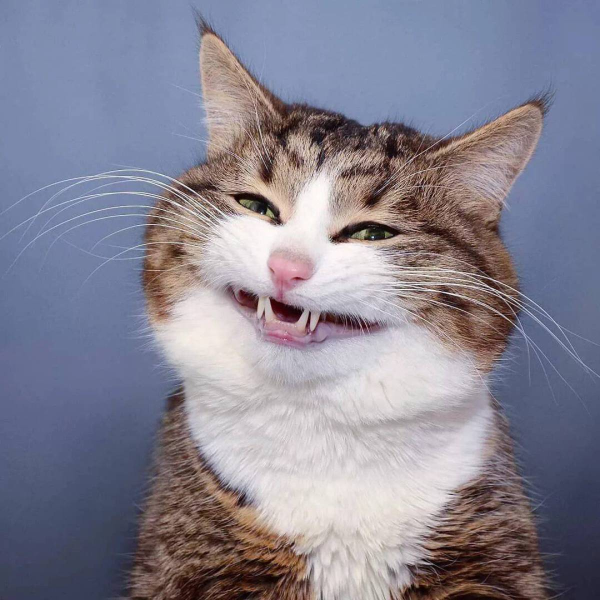
#> input picture cat.jpg, 1200 x 1200 px (shown at 1/2 size)
$ jupyter execute 2.ipynb
#> lines starting #> are read from the running program, lines starting #| are printed output that depends on the picture
[cell 1]
import numpy as np
import cv2

2.2

[cell 2]
class Image:
    def __init__(self, path):
#> called with path = './cat.jpg'
        self.img = cv2.imread(path)
#> self.img is the input picture: shape (1200, 1200, 3); mean B, G, R 146.6, 131.6, 134.1

        # Проверяем, что изображение не менее 1000x800 пикселей
        if self.img.shape[0] < 1000 or self.img.shape[1] < 800:
            print("Изображение должно быть не менее 1000x800 пикселей.")
            exit()

    def show(self):
        cv2.imshow('image', self.img)
        cv2.waitKey(0)
        cv2.destroyAllWindows()

    def evclidean_rotate(self, angle):
        M = cv2.getRotationMatrix2D((self.img.shape[1] / 2.0, self.img.shape[0] / 2.0), angle, 1) #center, angle, scale
        self.img = cv2.warpAffine(self.img, M, (self.img.shape[0], self.img.shape[1]))

    def evclidean_move(self, x, y):
        M = np.float32([[1, 0, x], [0, 1, y]])
        self.img = cv2.warpAffine(self.img, M, (self.img.shape[0], self.img.shape[1]))

    def affine_form(self, scale):

#> called with scale = 1.5
        rows, cols = self.img.shape[:2]
#> rows = 1200; cols = 1200
        src_points = np.float32([[0, 0], [cols - 1, 0], [0, rows - 1]])
#> src_points = [[0, 0], [1199, 0], [0, 1199]]
        dst_points = np.float32( [[0, 0], [int(0.6 * (cols - 1)), 0], [int(0.4 * (cols - 1)), rows]])
#> dst_points = [[0, 0], [719, 0], [479, 1200]]
        affine_matrix = cv2.getAffineTransform(src_points, dst_points)
#> affine_matrix = [[0.6, 0.399, 0], [0, 1, 0]]
        self.img = cv2.warpAffine(self.img, affine_matrix, (cols,rows))
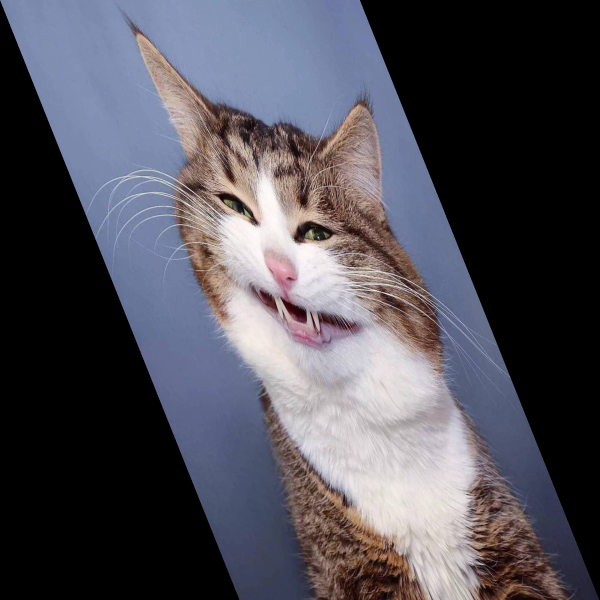
#> self.img: shape (1200, 1200, 3) (shown at 1/2 size); mean B, G, R 87.9, 78.9, 80.5

[cell 3]
path = './cat.jpg'
cat = Image(path)
#cat.evclidean_rotate(45)
#cat.evclidean_rotate(45)
cat.affine_form(1.5)
cat.show()

2.3

[cell 4]
#Affine transformations

2.4

[cell 5]
path = './cat.jpg'
img = cv2.imread(path)

n_rows, n_cols, n_channels = img.shape
print(img.shape)
#| (1200, 1200, 3)
img_top_left = img[0 : int(n_rows / 2), : int(n_cols / 2)] #x1, x2 : y1, y2
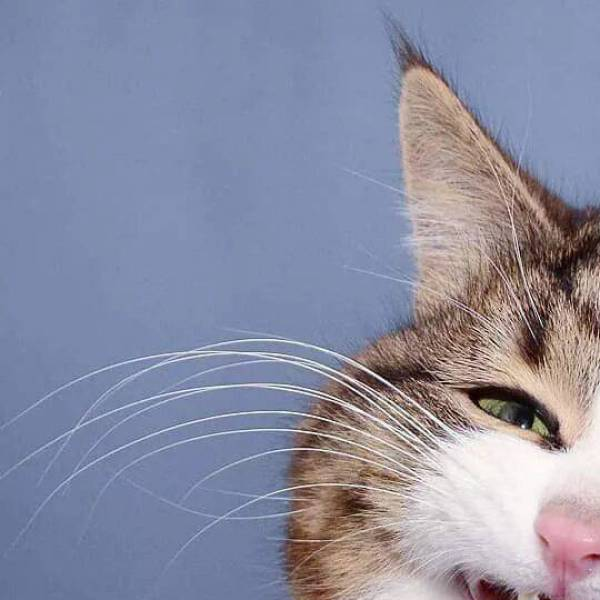
#> img_top_left: shape (600, 600, 3); mean B, G, R 162.4, 141.3, 138.8
img_top_left[:, :, 0] = 0  #занулить Blue
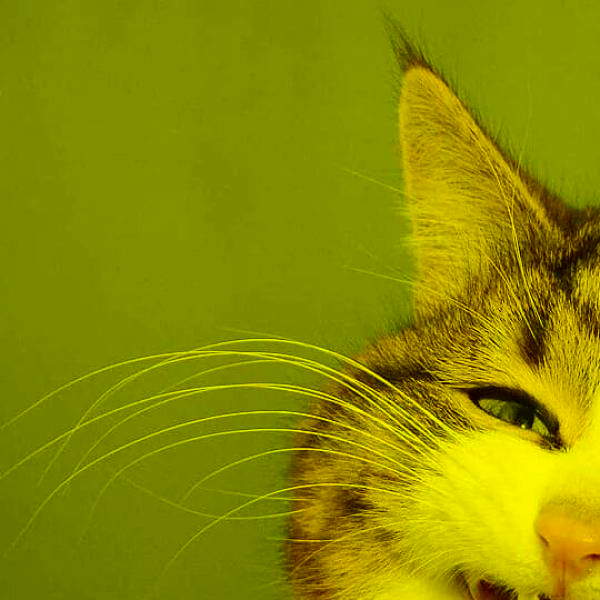
#> img_top_left: shape (600, 600, 3); mean B, G, R 0, 141.3, 138.8

img_top_right = img[0 : int(n_rows / 2) , int(n_cols / 2) : n_cols]
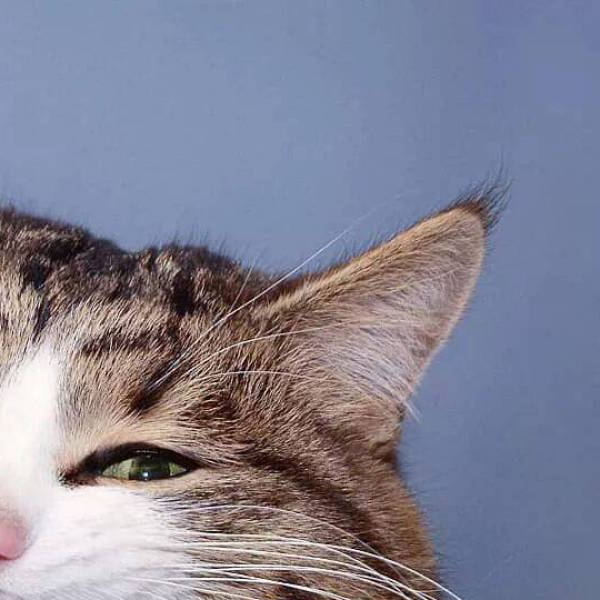
#> img_top_right: shape (600, 600, 3); mean B, G, R 148.7, 131.1, 131.6
img_top_right[:] = img_top_right[::-1] # -1 - перевернуть
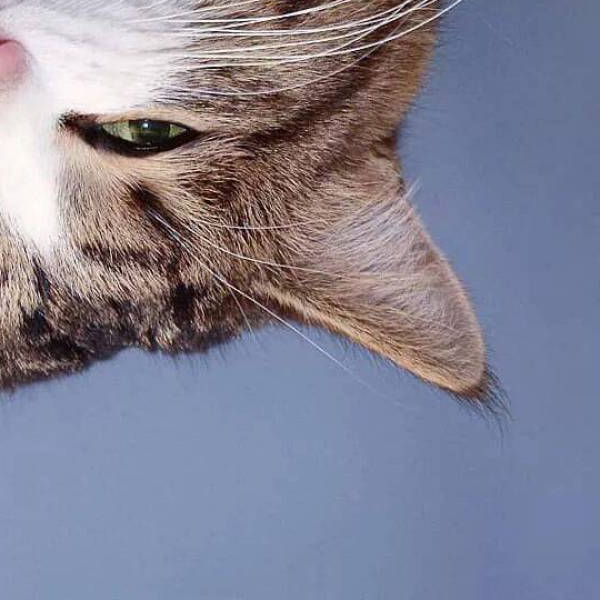
#> img_top_right: shape (600, 600, 3); mean B, G, R 148.7, 131.1, 131.6

img_down_left = img[int(n_rows / 2) : n_rows, : int(n_cols / 2)]
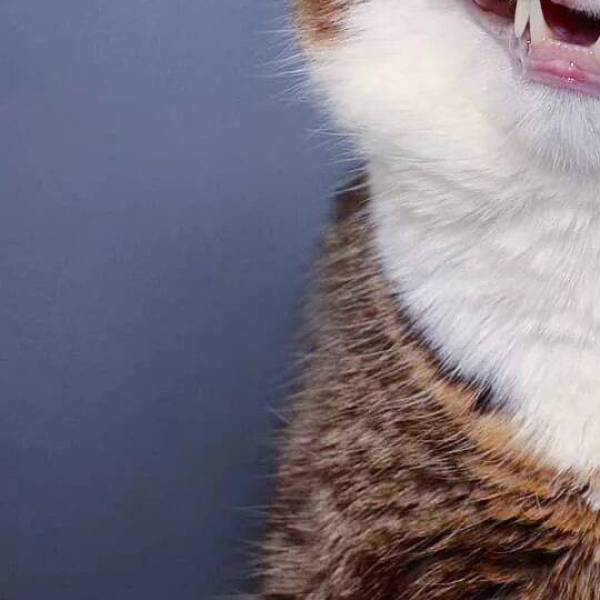
#> img_down_left: shape (600, 600, 3); mean B, G, R 129.8, 116.1, 120.4
#img_top_right[:] = img_top_right[::-1]


img_down_right = img[int(n_rows / 2) : n_rows, int(n_cols / 2) : n_cols]

img_down_left[:] = cv2.add(img_down_left, img_down_right)
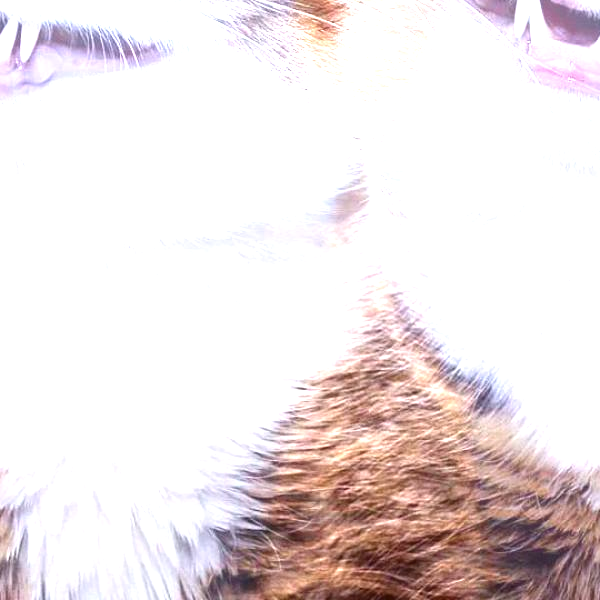
#> img_down_left: shape (600, 600, 3); mean B, G, R 226.7, 226.1, 236.3

img_down_right[100 : 200, 100 : 200] = img_top_left[200 : 300, 100 : 200]
img_down_right[250 : 350, 300 : 400] = img_top_right[100 : 200, 100 : 200]
img_down_right[400 : 500, 400 : 500] = img_down_left[100 : 200, 100 : 200]
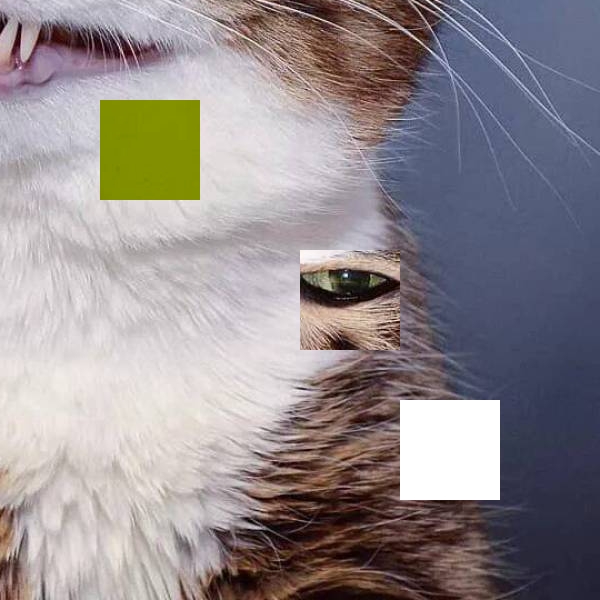
#> img_down_right: shape (600, 600, 3); mean B, G, R 142.1, 139.2, 146.4

cv2.copyMakeBorder(img, 10, 10, 10, 10, cv2.BORDER_CONSTANT, value=(0, 0, 0))
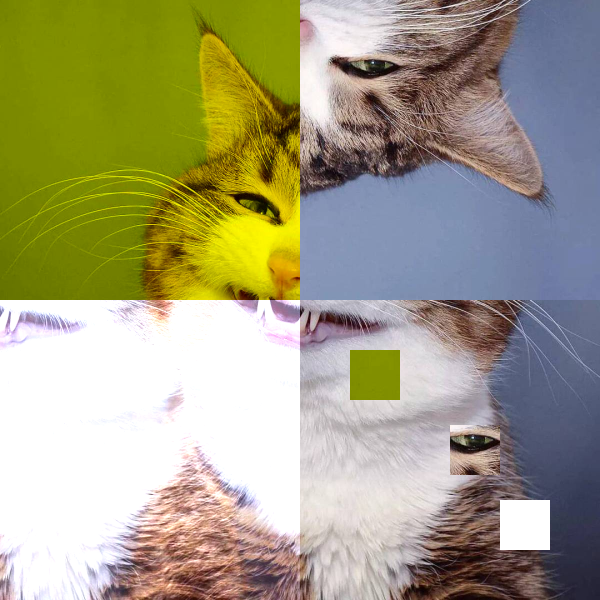
#> img: shape (1200, 1200, 3) (shown at 1/2 size); mean B, G, R 129.4, 159.4, 163.3

#img_left[:] = img_left[::-1]
cv2.imshow("Image", img)
cv2.waitKey(0)
cv2.destroyAllWindows()

2.5

[cell 6]
# Создайте новое изображение
img = np.zeros((512, 512, 3), dtype='uint8')

# Нарисуйте прямоугольник
cv2.rectangle(img, (100, 100), (300, 300), (0, 255, 0), 2)
#> img: shape (512, 512, 3)

# Нарисуйте многоугольник
pts = np.array([[150, 150], [300, 150], [300, 300], [150, 300]], np.int32)
pts = pts.reshape((-1, 1, 2))
cv2.polylines(img, [pts], True, (0, 0, 255))

# Нарисуйте окружность
cv2.circle(img, (256, 256), 50, (255, 0, 0), 2)

# Нарисуйте эллипс
cv2.ellipse(img, (256, 256), (100, 50), 0, 0, 360, (0, 0, 255), 2)

# Добавьте текст
cv2.putText(img, 'Hello, World!', (100, 400), cv2.FONT_HERSHEY_SIMPLEX, 2, (255, 255, 255), 2)
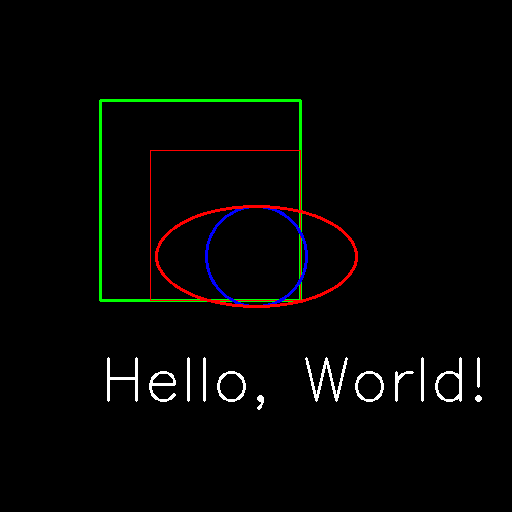
#> img: shape (512, 512, 3); mean B, G, R 3.3, 4.5, 4.6

cv2.imshow("Image", img)
cv2.waitKey(0)
cv2.destroyAllWindows()
